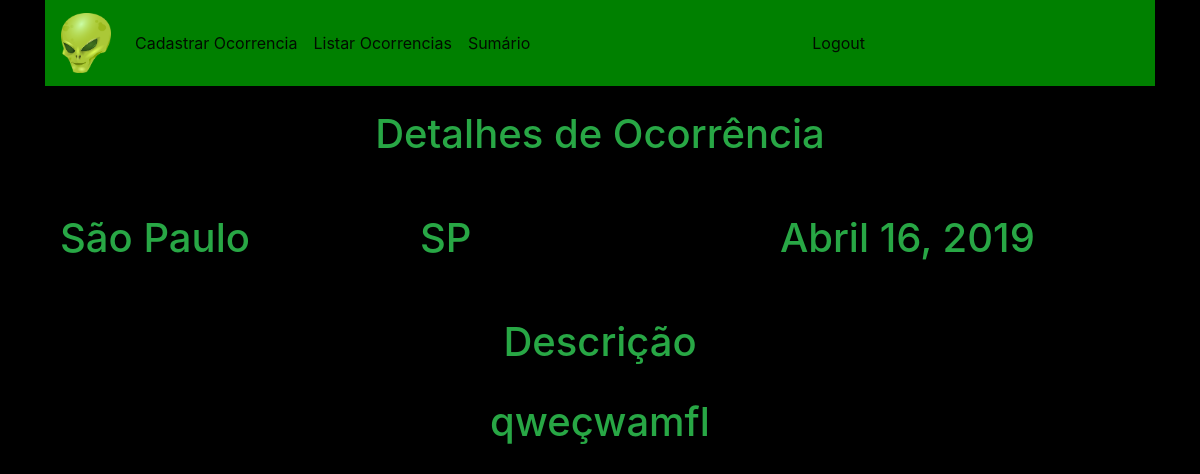
Screenshot of /details/60ca9f20c3204930aae895e408c679bb/ with the database file from the repository.
### agroglifos/models.py (models this page shows, shortened)
class Agroglifos(models.Model):
    city = models.CharField(max_length=200)
    state = models.CharField(max_length=200)
    date = models.DateField()
    description = models.CharField(max_length=900, default='N/D')
    uuid = models.CharField(default='-- -- --', max_length=300)
    url = models.URLField(default='-- -- --', max_length=300)

### agroglifos/views.py (the view)
# urls.py: path('details/<str:uuid>/', views.details, name='details'),
def details(request, uuid):
    occurrence = Agroglifos.objects.get(uuid=uuid)
    context = {
      'occurrence': occurrence
    }
    return render(request, "details.html", context)

### agroglifos/templates/details.html (shortened to what this page needs)
<!DOCTYPE html>
<html lang="pt-br">
  <head>
    <link rel="stylesheet" href="https://stackpath.bootstrapcdn.com/bootstrap/4.1.3/css/bootstrap.min.css">
  </head>
  <body>
    <div class="container">
      <nav class="navbar navbar-light navbar-expand-lg" style="background-color: green;">
        <a class="navbar-brand" href="/home/">
          <img src="/../static/img/alien.png" width="50" height="60" id="alien">
        </a>
        <div class="collapse navbar-collapse" id="navbarSupportedContent">
          <ul class="navbar-nav mr-auto">
            <li class="nav-item active">
              <a class="nav-link" href="/register_occur/">Cadastrar Ocorrencia<span class="sr-only">(current)</span></a>
            </li>
            <li class="nav-item active">
              <a class="nav-link" href="/list_occurrences/">Listar Ocorrencias</a>
            </li>
            <li class="nav-item active">
              <a class="nav-link" href="/summary/">Sumário</a>
            </li>
          </ul>
          <ul class="navbar-nav mr-auto">
            <li class="nav-item active">
              <a class="nav-link" href="/login/">Logout</a>
            </li>
          </ul>
        </div>
      </nav>
      <br>
      <center>
        <div class="text-success">
          <h1>Detalhes de Ocorrência</h1>
        </div>
      </center>
      <br>
      <br>
      <div class="text-success form-row container">
            <h1 class="col">{{ occurrence.city }}</h1>
            <h1 class="col">{{ occurrence.state }}</h1>
            <h1 class="col">{{ occurrence.date }}</h1>
      </div>
      <br>
      <br>
      <center class="text-success">
        <h1>Descrição</h1>
        <br>
        <h1>{{ occurrence.description }}</h1>
      </center>
  </body>
</html>

### agroglifos/templates/details.html (style rules this page uses)
body { background-color:black }

### rows the page displays
Agroglifos: city "São Paulo", state "SP", date "Abril 16, 2019", description "qweçwamfl"
